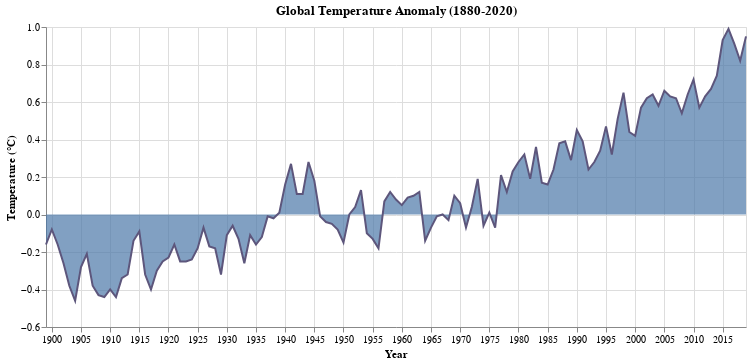

Source (notebook cell):
### Markdown cell above
Now, let's add color to show that a more positive temperature anomally value correlates with warmer temperatures and a more negative temperature anomally value correlates with a cooler temperature. 

If you would like to change the colors we have previously picked out, feel free to look through this website: [Color-Hex](https://www.color-hex.com/). Simply replace the '#Color' we have below with the color code that you like best.

### Code cell
# Add some color to our anomaly plot

### Figure 1 — Vega-Lite specification as saved in the notebook (floating-point values rounded to 4 significant figures)
{"config": {"view": {"continuousWidth": 400, "continuousHeight": 300}}, "data": {"name": "data-d34bf5c074fdf6d6809f3a3ab3952e59"}, "mark": {"type": "area", "line": {"color": "#5d567c"}}, "encoding": {"x": {"field": "Year", "type": "temporal"}, "y": {"field": "Temperature (°C)", "type": "quantitative"}}, "title": "Global Temperature Anomaly (1880-2020)", "width": 700, "$schema": "https://vega.github.io/schema/vega-lite/v4.17.0.json", "datasets": {"data-d34bf5c074fdf6d6809f3a3ab3952e59": [{"Temperature (°C)": -0.16, "Year": "1899"}, {"Temperature (°C)": -0.08, "Year": "1900"}, {"Temperature (°C)": -0.16, "Year": "1901"}, {"Temperature (°C)": -0.26, "Year": "1902"}, {"Temperature (°C)": -0.38, "Year": "1903"}, {"Temperature (°C)": -0.46, "Year": "1904"}, {"Temperature (°C)": -0.28, "Year": "1905"}, {"Temperature (°C)": -0.21, "Year": "1906"}, {"Temperature (°C)": -0.38, "Year": "1907"}, {"Temperature (°C)": -0.43, "Year": "1908"}, {"Temperature (°C)": -0.44, "Year": "1909"}, {"Temperature (°C)": -0.4, "Year": "1910"}, {"Temperature (°C)": -0.44, "Year": "1911"}, {"Temperature (°C)": -0.34, "Year": "1912"}, {"Temperature (°C)": -0.32, "Year": "1913"}, {"Temperature (°C)": -0.14, "Year": "1914"}, {"Temperature (°C)": -0.09, "Year": "1915"}, {"Temperature (°C)": -0.32, "Year": "1916"}, {"Temperature (°C)": -0.4, "Year": "1917"}, {"Temperature (°C)": -0.3, "Year": "1918"}, {"Temperature (°C)": -0.25, "Year": "1919"}, {"Temperature (°C)": -0.23, "Year": "1920"}, {"Temperature (°C)": -0.16, "Year": "1921"}, {"Temperature (°C)": -0.25, "Year": "1922"}, {"Temperature (°C)": -0.25, "Year": "1923"}, {"Temperature (°C)": -0.24, "Year": "1924"}, {"Temperature (°C)": -0.18, "Year": "1925"}, {"Temperature (°C)": -0.07, "Year": "1926"}, {"Temperature (°C)": -0.17, "Year": "1927"}, {"Temperature (°C)": -0.18, "Year": "1928"}, {"Temperature (°C)": -0.32, "Year": "1929"}, {"Temperature (°C)": -0.11, "Year": "1930"}, {"Temperature (°C)": -0.06, "Year": "1931"}, {"Temperature (°C)": -0.13, "Year": "1932"}, {"Temperature (°C)": -0.26, "Year": "1933"}, {"Temperature (°C)": -0.11, "Year": "1934"}, {"Temperature (°C)": -0.16, "Year": "1935"}, {"Temperature (°C)": -0.12, "Year": "1936"}, {"Temperature (°C)": -0.01, "Year": "1937"}, {"Temperature (°C)": -0.02, "Year": "1938"}, {"Temperature (°C)": 0.01, "Year": "1939"}, {"Temperature (°C)": 0.16, "Year": "1940"}, {"Temperature (°C)": 0.27, "Year": "1941"}, {"Temperature (°C)": 0.11, "Year": "1942"}, {"Temperature (°C)": 0.11, "Year": "1943"}, {"Temperature (°C)": 0.28, "Year": "1944"}, {"Temperature (°C)": 0.18, "Year": "1945"}, {"Temperature (°C)": -0.01, "Year": "1946"}, {"Temperature (°C)": -0.04, "Year": "1947"}, {"Temperature (°C)": -0.05, "Year": "1948"}, {"Temperature (°C)": -0.08, "Year": "1949"}, {"Temperature (°C)": -0.15, "Year": "1950"}, {"Temperature (°C)": 0.0, "Year": "1951"}, {"Temperature (°C)": 0.04, "Year": "1952"}, {"Temperature (°C)": 0.13, "Year": "1953"}, {"Temperature (°C)": -0.1, "Year": "1954"}, {"Temperature (°C)": -0.13, "Year": "1955"}, {"Temperature (°C)": -0.18, "Year": "1956"}, {"Temperature (°C)": 0.07, "Year": "1957"}, {"Temperature (°C)": 0.12, "Year": "1958"}, {"Temperature (°C)": 0.08, "Year": "1959"}, {"Temperature (°C)": 0.05, "Year": "1960"}, {"Temperature (°C)": 0.09, "Year": "1961"}, {"Temperature (°C)": 0.1, "Year": "1962"}, {"Temperature (°C)": 0.12, "Year": "1963"}, {"Temperature (°C)": -0.14, "Year": "1964"}, {"Temperature (°C)": -0.07, "Year": "1965"}, {"Temperature (°C)": -0.01, "Year": "1966"}, {"Temperature (°C)": 0.0, "Year": "1967"}, {"Temperature (°C)": -0.03, "Year": "1968"}, {"Temperature (°C)": 0.1, "Year": "1969"}, {"Temperature (°C)": 0.06, "Year": "1970"}, {"Temperature (°C)": -0.07, "Year": "1971"}, {"Temperature (°C)": 0.04, "Year": "1972"}, {"Temperature (°C)": 0.19, "Year": "1973"}, {"Temperature (°C)": -0.06, "Year": "1974"}, {"Temperature (°C)": 0.01, "Year": "1975"}, {"Temperature (°C)": -0.07, "Year": "1976"}, {"Temperature (°C)": 0.21, "Year": "1977"}, {"Temperature (°C)": 0.12, "Year": "1978"}, {"Temperature (°C)": 0.23, "Year": "1979"}, {"Temperature (°C)": 0.28, "Year": "1980"}, {"Temperature (°C)": 0.32, "Year": "1981"}, {"Temperature (°C)": 0.19, "Year": "1982"}, {"Temperature (°C)": 0.36, "Year": "1983"}, {"Temperature (°C)": 0.17, "Year": "1984"}, {"Temperature (°C)": 0.16, "Year": "1985"}, {"Temperature (°C)": 0.24, "Year": "1986"}, {"Temperature (°C)": 0.38, "Year": "1987"}, {"Temperature (°C)": 0.39, "Year": "1988"}, {"Temperature (°C)": 0.29, "Year": "1989"}, {"Temperature (°C)": 0.45, "Year": "1990"}, {"Temperature (°C)": 0.39, "Year": "1991"}, {"Temperature (°C)": 0.24, "Year": "1992"}, {"Temperature (°C)": 0.28, "Year": "1993"}, {"Temperature (°C)": 0.34, "Year": "1994"}, {"Temperature (°C)": 0.47, "Year": "1995"}, {"Temperature (°C)": 0.32, "Year": "1996"}, {"Temperature (°C)": 0.51, "Year": "1997"}, {"Temperature (°C)": 0.65, "Year": "1998"}, {"Temperature (°C)": 0.44, "Year": "1999"}, {"Temperature (°C)": 0.42, "Year": "2000"}, {"Temperature (°C)": 0.57, "Year": "2001"}, {"Temperature (°C)": 0.62, "Year": "2002"}, {"Temperature (°C)": 0.64, "Year": "2003"}, {"Temperature (°C)": 0.58, "Year": "2004"}, {"Temperature (°C)": 0.66, "Year": "2005"}, {"Temperature (°C)": 0.63, "Year": "2006"}, {"Temperature (°C)": 0.62, "Year": "2007"}, {"Temperature (°C)": 0.54, "Year": "2008"}, {"Temperature (°C)": 0.64, "Year": "2009"}, {"Temperature (°C)": 0.72, "Year": "2010"}, {"Temperature (°C)": 0.57, "Year": "2011"}, {"Temperature (°C)": 0.63, "Year": "2012"}, {"Temperature (°C)": 0.67, "Year": "2013"}, {"Temperature (°C)": 0.74, "Year": "2014"}, {"Temperature (°C)": 0.93, "Year": "2015"}, {"Temperature (°C)": 0.99, "Year": "2016"}, {"Temperature (°C)": 0.91, "Year": "2017"}, {"Temperature (°C)": 0.82, "Year": "2018"}, {"Temperature (°C)": 0.95, "Year": "2019"}]}}
